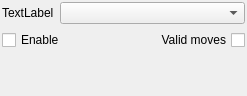
<?xml version="1.0" encoding="UTF-8"?>
<ui version="4.0">
 <class>GPDriverSelector</class>
 <widget class="QWidget" name="GPDriverSelector">
  <property name="geometry">
   <rect>
    <x>0</x>
    <y>0</y>
    <width>247</width>
    <height>96</height>
   </rect>
  </property>
  <property name="sizePolicy">
   <sizepolicy hsizetype="Minimum" vsizetype="Minimum">
    <horstretch>0</horstretch>
    <verstretch>0</verstretch>
   </sizepolicy>
  </property>
  <property name="windowTitle">
   <string>Form</string>
  </property>
  <layout class="QVBoxLayout" name="verticalLayout">
   <property name="leftMargin">
    <number>2</number>
   </property>
   <property name="topMargin">
    <number>2</number>
   </property>
   <property name="rightMargin">
    <number>2</number>
   </property>
   <property name="bottomMargin">
    <number>2</number>
   </property>
   <item>
    <layout class="QHBoxLayout" name="horizontalLayout_2">
     <item>
      <widget class="QLabel" name="label">
       <property name="sizePolicy">
        <sizepolicy hsizetype="Fixed" vsizetype="Preferred">
         <horstretch>0</horstretch>
         <verstretch>0</verstretch>
        </sizepolicy>
       </property>
       <property name="text">
        <string>TextLabel</string>
       </property>
      </widget>
     </item>
     <item>
      <widget class="QComboBox" name="comboBox"/>
     </item>
    </layout>
   </item>
   <item>
    <layout class="QHBoxLayout" name="horizontalLayout">
     <item>
      <widget class="QCheckBox" name="cbEnable">
       <property name="text">
        <string>Enable</string>
       </property>
      </widget>
     </item>
     <item>
      <widget class="QCheckBox" name="debug">
       <property name="sizePolicy">
        <sizepolicy hsizetype="Preferred" vsizetype="Fixed">
         <horstretch>0</horstretch>
         <verstretch>0</verstretch>
        </sizepolicy>
       </property>
       <property name="toolTip">
        <string>Show drivers' reachable positions on the map</string>
       </property>
       <property name="layoutDirection">
        <enum>Qt::RightToLeft</enum>
       </property>
       <property name="text">
        <string>Valid moves</string>
       </property>
      </widget>
     </item>
    </layout>
   </item>
   <item>
    <widget class="QLabel" name="info">
     <property name="sizePolicy">
      <sizepolicy hsizetype="Preferred" vsizetype="Minimum">
       <horstretch>0</horstretch>
       <verstretch>0</verstretch>
      </sizepolicy>
     </property>
     <property name="text">
      <string notr="true"/>
     </property>
     <property name="alignment">
      <set>Qt::AlignHCenter|Qt::AlignTop</set>
     </property>
    </widget>
   </item>
  </layout>
 </widget>
 <resources/>
 <connections/>
</ui>
